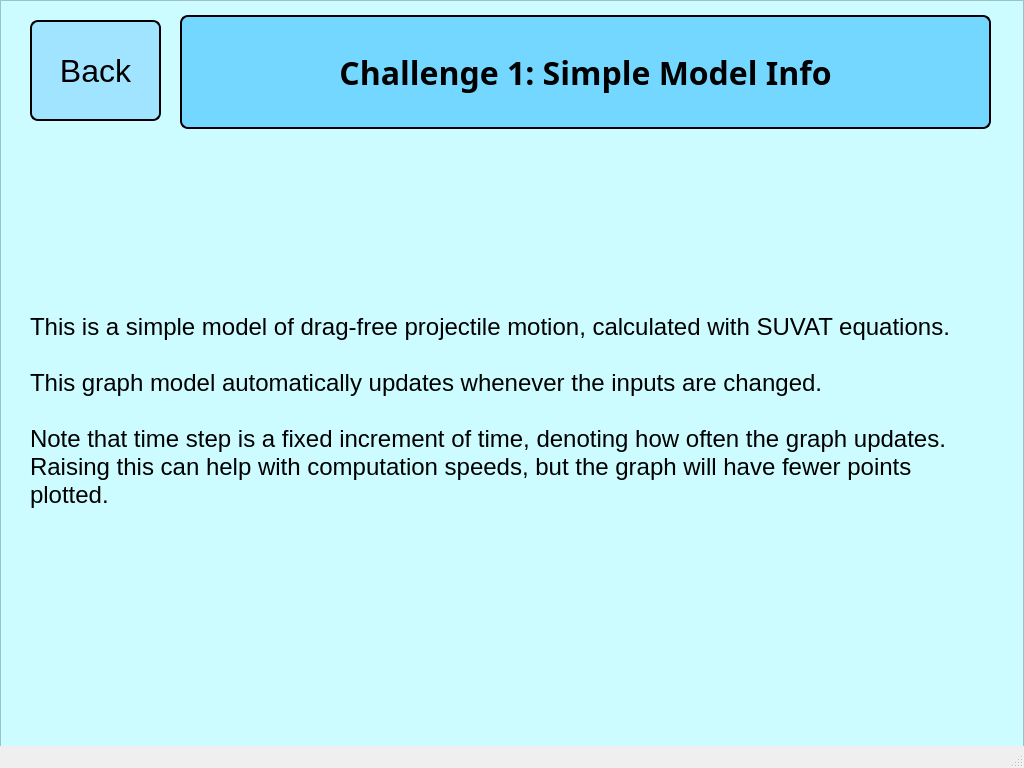
<?xml version="1.0" encoding="UTF-8"?>
<ui version="4.0">
 <class>MainWindow</class>
 <widget class="QMainWindow" name="MainWindow">
  <property name="geometry">
   <rect>
    <x>0</x>
    <y>0</y>
    <width>1024</width>
    <height>768</height>
   </rect>
  </property>
  <property name="windowTitle">
   <string>MainWindow</string>
  </property>
  <widget class="QWidget" name="centralwidget">
   <widget class="QWidget" name="verticalLayoutWidget_2">
    <property name="geometry">
     <rect>
      <x>180</x>
      <y>15</y>
      <width>811</width>
      <height>114</height>
     </rect>
    </property>
    <layout class="QVBoxLayout" name="verticalLayout_2">
     <item>
      <widget class="QLabel" name="challengeTitleLabel">
       <property name="font">
        <font>
         <family>Lucida Handwriting</family>
         <pointsize>24</pointsize>
         <weight>75</weight>
         <italic>false</italic>
         <bold>true</bold>
         <kerning>true</kerning>
        </font>
       </property>
       <property name="autoFillBackground">
        <bool>false</bool>
       </property>
       <property name="styleSheet">
        <string notr="true">QLabel {
	border: 2px solid;
	border-radius: 8px;
	background-color: #73d7ff;
}</string>
       </property>
       <property name="text">
        <string>Challenge 1: Simple Model Info</string>
       </property>
       <property name="scaledContents">
        <bool>true</bool>
       </property>
       <property name="alignment">
        <set>Qt::AlignCenter</set>
       </property>
       <property name="wordWrap">
        <bool>true</bool>
       </property>
      </widget>
     </item>
    </layout>
   </widget>
   <widget class="QFrame" name="frame">
    <property name="geometry">
     <rect>
      <x>0</x>
      <y>0</y>
      <width>1024</width>
      <height>768</height>
     </rect>
    </property>
    <property name="styleSheet">
     <string notr="true">QFrame {
	background-color: #ccfcff
}</string>
    </property>
    <property name="frameShape">
     <enum>QFrame::StyledPanel</enum>
    </property>
    <property name="frameShadow">
     <enum>QFrame::Raised</enum>
    </property>
    <widget class="QPushButton" name="backButton">
     <property name="geometry">
      <rect>
       <x>30</x>
       <y>20</y>
       <width>131</width>
       <height>101</height>
      </rect>
     </property>
     <property name="font">
      <font>
       <family>Meiryo UI</family>
       <pointsize>24</pointsize>
      </font>
     </property>
     <property name="styleSheet">
      <string notr="true">QPushButton {
	border: 2px solid;
	border-radius: 8px;
	background-color: #a1e4ff;
}</string>
     </property>
     <property name="text">
      <string>Back</string>
     </property>
     <property name="checkable">
      <bool>true</bool>
     </property>
    </widget>
    <widget class="QLabel" name="label_2">
     <property name="geometry">
      <rect>
       <x>30</x>
       <y>170</y>
       <width>951</width>
       <height>481</height>
      </rect>
     </property>
     <property name="font">
      <font>
       <family>Meiryo UI</family>
       <pointsize>18</pointsize>
      </font>
     </property>
     <property name="styleSheet">
      <string notr="true"/>
     </property>
     <property name="text">
      <string>This is a simple model of drag-free projectile motion, calculated with SUVAT equations.

This graph model automatically updates whenever the inputs are changed.

Note that time step is a fixed increment of time, denoting how often the graph updates. Raising this can help with computation speeds, but the graph will have fewer points plotted.</string>
     </property>
     <property name="wordWrap">
      <bool>true</bool>
     </property>
    </widget>
   </widget>
   <zorder>frame</zorder>
   <zorder>verticalLayoutWidget_2</zorder>
  </widget>
  <widget class="QStatusBar" name="statusbar"/>
 </widget>
 <resources/>
 <connections/>
</ui>
